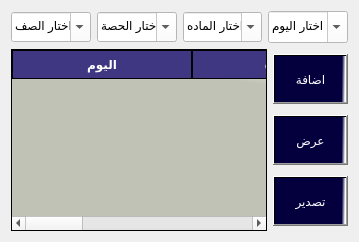
                         <widget class="QWidget" name="tab_310">
                          <attribute name="title">
                           <string>اضافة جدوا جديد</string>
                          </attribute>
                          <layout class="QGridLayout" name="gridLayout_29">
                           <item row="0" column="0">
                            <layout class="QHBoxLayout" name="horizontalLayout_22">
                             <item>
                              <layout class="QVBoxLayout" name="verticalLayout_22" stretch="15,85">
                               <item>
                                <layout class="QHBoxLayout" name="horizontalLayout_16">
                                 <item>
                                  <widget class="QComboBox" name="comboBox_95">
                                   <property name="maximumSize">
                                    <size>
                                     <width>150</width>
                                     <height>30</height>
                                    </size>
                                   </property>
                                   <property name="styleSheet">
                                    <string notr="true">color: rgb(0, 0, 0);
font: 10pt &quot;MS Shell Dlg 2&quot;;
background-color: rgb(255, 255, 255);</string>
                                   </property>
                                   <property name="editable">
                                    <bool>true</bool>
                                   </property>
                                   <property name="currentText">
                                    <string>اختار الصف</string>
                                   </property>
                                  </widget>
                                 </item>
                                 <item>
                                  <widget class="QComboBox" name="comboBox_94">
                                   <property name="maximumSize">
                                    <size>
                                     <width>150</width>
                                     <height>30</height>
                                    </size>
                                   </property>
                                   <property name="styleSheet">
                                    <string notr="true">color: rgb(0, 0, 0);
font: 10pt &quot;MS Shell Dlg 2&quot;;
background-color: rgb(255, 255, 255);</string>
                                   </property>
                                   <property name="editable">
                                    <bool>true</bool>
                                   </property>
                                   <property name="currentText">
                                    <string>اختار الحصة</string>
                                   </property>
                                  </widget>
                                 </item>
                                 <item>
                                  <widget class="QComboBox" name="comboBox_93">
                                   <property name="maximumSize">
                                    <size>
                                     <width>150</width>
                                     <height>30</height>
                                    </size>
                                   </property>
                                   <property name="styleSheet">
                                    <string notr="true">color: rgb(0, 0, 0);
font: 10pt &quot;MS Shell Dlg 2&quot;;
background-color: rgb(255, 255, 255);</string>
                                   </property>
                                   <property name="editable">
                                    <bool>true</bool>
                                   </property>
                                   <property name="currentText">
                                    <string>اختار الماده</string>
                                   </property>
                                  </widget>
                                 </item>
                                 <item>
                                  <widget class="QComboBox" name="comboBox_92">
                                   <property name="maximumSize">
                                    <size>
                                     <width>150</width>
                                     <height>40</height>
                                    </size>
                                   </property>
                                   <property name="styleSheet">
                                    <string notr="true">color: rgb(0, 0, 0);
font: 10pt &quot;MS Shell Dlg 2&quot;;
background-color: rgb(255, 255, 255);</string>
                                   </property>
                                   <property name="editable">
                                    <bool>true</bool>
                                   </property>
                                   <property name="currentText">
                                    <string>اختار اليوم</string>
                                   </property>
                                   <property name="sizeAdjustPolicy">
                                    <enum>QComboBox::AdjustToContentsOnFirstShow</enum>
                                   </property>
                                   <property name="modelColumn">
                                    <number>0</number>
                                   </property>
                                   <item>
                                    <property name="text">
                                     <string>اختار اليوم</string>
                                    </property>
                                   </item>
                                  </widget>
                                 </item>
                                </layout>
                               </item>
                               <item>
                                <layout class="QGridLayout" name="gridLayout_6">
                                 <item row="0" column="1">
                                  <layout class="QVBoxLayout" name="verticalLayout_21">
                                   <item>
                                    <widget class="QPushButton" name="btnAddNewTeacher_65">
                                     <property name="maximumSize">
                                      <size>
                                       <width>150</width>
                                       <height>50</height>
                                      </size>
                                     </property>
                                     <property name="layoutDirection">
                                      <enum>Qt::LeftToRight</enum>
                                     </property>
                                     <property name="styleSheet">
                                      <string notr="true">background-color:qlineargradient(spread:pad, x1:0.506975, y1:0.432, x2:0.99, y2:0.437227, stop:0.900498 rgba(4, 0, 62, 255), stop:1 rgba(255, 255, 255, 255));
color:rgb(255, 255, 255);
font: 15pt &quot;PT Bold Heading&quot;;</string>
                                     </property>
                                     <property name="text">
                                      <string>اضافة</string>
                                     </property>
                                     <property name="icon">
                                      <iconset>
                                       <normaloff>//192.168.1.5/Internet Share/newjob/icons/add-to-28.svg</normaloff>//192.168.1.5/Internet Share/newjob/icons/add-to-28.svg</iconset>
                                     </property>
                                     <property name="iconSize">
                                      <size>
                                       <width>30</width>
                                       <height>30</height>
                                      </size>
                                     </property>
                                    </widget>
                                   </item>
                                   <item>
                                    <widget class="QPushButton" name="btnAddNewTeacher_66">
                                     <property name="maximumSize">
                                      <size>
                                       <width>150</width>
                                       <height>50</height>
                                      </size>
                                     </property>
                                     <property name="layoutDirection">
                                      <enum>Qt::LeftToRight</enum>
                                     </property>
                                     <property name="styleSheet">
                                      <string notr="true">background-color:qlineargradient(spread:pad, x1:0.506975, y1:0.432, x2:0.99, y2:0.437227, stop:0.900498 rgba(4, 0, 62, 255), stop:1 rgba(255, 255, 255, 255));
color:rgb(255, 255, 255);
font: 15pt &quot;PT Bold Heading&quot;;</string>
                                     </property>
                                     <property name="text">
                                      <string>عرض</string>
                                     </property>
                                     <property name="icon">
                                      <iconset>
                                       <normaloff>//192.168.1.5/Internet Share/newjob/icons/add-to-28.svg</normaloff>//192.168.1.5/Internet Share/newjob/icons/add-to-28.svg</iconset>
                                     </property>
                                     <property name="iconSize">
                                      <size>
                                       <width>30</width>
                                       <height>30</height>
                                      </size>
                                     </property>
                                    </widget>
                                   </item>
                                   <item>
                                    <widget class="QPushButton" name="btnAddNewTeacher_67">
                                     <property name="maximumSize">
                                      <size>
                                       <width>200</width>
                                       <height>50</height>
                                      </size>
                                     </property>
                                     <property name="layoutDirection">
                                      <enum>Qt::LeftToRight</enum>
                                     </property>
                                     <property name="styleSheet">
                                      <string notr="true">background-color:qlineargradient(spread:pad, x1:0.506975, y1:0.432, x2:0.99, y2:0.437227, stop:0.900498 rgba(4, 0, 62, 255), stop:1 rgba(255, 255, 255, 255));
color:rgb(255, 255, 255);
font: 15pt &quot;PT Bold Heading&quot;;</string>
                                     </property>
                                     <property name="text">
                                      <string>تصدير</string>
                                     </property>
                                     <property name="icon">
                                      <iconset>
                                       <normaloff>//192.168.1.5/Internet Share/newjob/icons/add-to-28.svg</normaloff>//192.168.1.5/Internet Share/newjob/icons/add-to-28.svg</iconset>
                                     </property>
                                     <property name="iconSize">
                                      <size>
                                       <width>30</width>
                                       <height>30</height>
                                      </size>
                                     </property>
                                    </widget>
                                   </item>
                                  </layout>
                                 </item>
                                 <item row="0" column="0">
                                  <widget class="QTableWidget" name="tableWidget_5">
                                   <property name="mouseTracking">
                                    <bool>false</bool>
                                   </property>
                                   <property name="styleSheet">
                                    <string notr="true">QTableWidget {
background-color: rgb(104, 200, 176);
background-color: qlineargradient(spread:pad, x1:0.964478, y1:0.193, x2:1, y2:0, stop:0 rgba(191, 194, 181, 255), stop:1 rgba(255, 255, 255, 255));    font: 9pt &quot;PT Bold Heading&quot;;
    font-weight: bold;
 color:rgb(0, 0, 0)
}

QHeaderView::section {
   background-color:rgb(63, 55, 129);
    border: 1px solid rgb(0, 0, 0);
    font-weight: bold;
    padding: 4px;
    text-align: center;
	font: 10pt &quot;PT Bold Heading&quot;;
	color:rgb(255, 255, 255)
}

QTableWidget::item:selected {
    background-color:rgb(25, 21, 65);
    color:rgb(255, 255, 255);
}</string>
                                   </property>
                                   <attribute name="horizontalHeaderDefaultSectionSize">
                                    <number>180</number>
                                   </attribute>
                                   <attribute name="horizontalHeaderMinimumSectionSize">
                                    <number>71</number>
                                   </attribute>
                                   <column>
                                    <property name="text">
                                     <string>اليوم</string>
                                    </property>
                                   </column>
                                   <column>
                                    <property name="text">
                                     <string>الماده</string>
                                    </property>
                                   </column>
                                   <column>
                                    <property name="text">
                                     <string>الحصه</string>
                                    </property>
                                   </column>
                                   <column>
                                    <property name="text">
                                     <string>الصف</string>
                                    </property>
                                   </column>
                                  </widget>
                                 </item>
                                </layout>
                               </item>
                              </layout>
                             </item>
                            </layout>
                           </item>
                          </layout>
                         </widget>
